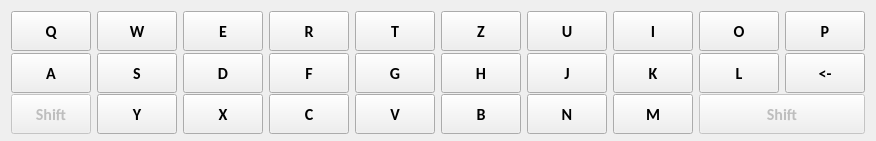
   <widget class="QWidget" name="gridLayoutWidget_2">
    <property name="geometry">
     <rect>
      <x>280</x>
      <y>410</y>
      <width>511</width>
      <height>141</height>
     </rect>
    </property>
    <property name="minimumSize">
     <size>
      <width>0</width>
      <height>40</height>
     </size>
    </property>
    <property name="font">
     <font>
      <weight>75</weight>
      <bold>true</bold>
     </font>
    </property>
    <property name="cursor">
     <cursorShape>ArrowCursor</cursorShape>
    </property>
    <layout class="QGridLayout" name="gridLayout">
     <item row="3" column="7">
      <widget class="QPushButton" name="pushButton_m">
       <property name="minimumSize">
        <size>
         <width>0</width>
         <height>40</height>
        </size>
       </property>
       <property name="font">
        <font>
         <family>Calibri</family>
         <pointsize>12</pointsize>
         <weight>75</weight>
         <bold>true</bold>
        </font>
       </property>
       <property name="cursor">
        <cursorShape>PointingHandCursor</cursorShape>
       </property>
       <property name="text">
        <string>M</string>
       </property>
      </widget>
     </item>
     <item row="3" column="0">
      <widget class="QPushButton" name="pushButton_shift">
       <property name="enabled">
        <bool>false</bool>
       </property>
       <property name="minimumSize">
        <size>
         <width>0</width>
         <height>40</height>
        </size>
       </property>
       <property name="font">
        <font>
         <family>Calibri</family>
         <pointsize>12</pointsize>
         <weight>75</weight>
         <bold>true</bold>
        </font>
       </property>
       <property name="cursor">
        <cursorShape>PointingHandCursor</cursorShape>
       </property>
       <property name="text">
        <string>Shift</string>
       </property>
      </widget>
     </item>
     <item row="2" column="8">
      <widget class="QPushButton" name="pushButton_l">
       <property name="minimumSize">
        <size>
         <width>0</width>
         <height>40</height>
        </size>
       </property>
       <property name="font">
        <font>
         <family>Calibri</family>
         <pointsize>12</pointsize>
         <weight>75</weight>
         <bold>true</bold>
        </font>
       </property>
       <property name="cursor">
        <cursorShape>PointingHandCursor</cursorShape>
       </property>
       <property name="text">
        <string>L</string>
       </property>
      </widget>
     </item>
     <item row="1" column="7">
      <widget class="QPushButton" name="pushButton_i">
       <property name="minimumSize">
        <size>
         <width>0</width>
         <height>40</height>
        </size>
       </property>
       <property name="font">
        <font>
         <family>Calibri</family>
         <pointsize>12</pointsize>
         <weight>75</weight>
         <bold>true</bold>
        </font>
       </property>
       <property name="cursor">
        <cursorShape>PointingHandCursor</cursorShape>
       </property>
       <property name="text">
        <string>I</string>
       </property>
      </widget>
     </item>
     <item row="1" column="0">
      <widget class="QPushButton" name="pushButton_q">
       <property name="sizePolicy">
        <sizepolicy hsizetype="Fixed" vsizetype="Fixed">
         <horstretch>0</horstretch>
         <verstretch>0</verstretch>
        </sizepolicy>
       </property>
       <property name="minimumSize">
        <size>
         <width>0</width>
         <height>40</height>
        </size>
       </property>
       <property name="font">
        <font>
         <family>Calibri</family>
         <pointsize>12</pointsize>
         <weight>75</weight>
         <bold>true</bold>
        </font>
       </property>
       <property name="cursor">
        <cursorShape>PointingHandCursor</cursorShape>
       </property>
       <property name="text">
        <string>Q</string>
       </property>
      </widget>
     </item>
     <item row="1" column="4">
      <widget class="QPushButton" name="pushButton_t">
       <property name="minimumSize">
        <size>
         <width>0</width>
         <height>40</height>
        </size>
       </property>
       <property name="font">
        <font>
         <family>Calibri</family>
         <pointsize>12</pointsize>
         <weight>75</weight>
         <bold>true</bold>
        </font>
       </property>
       <property name="cursor">
        <cursorShape>PointingHandCursor</cursorShape>
       </property>
       <property name="text">
        <string>T</string>
       </property>
      </widget>
     </item>
     <item row="1" column="3">
      <widget class="QPushButton" name="pushButton_r">
       <property name="minimumSize">
        <size>
         <width>0</width>
         <height>40</height>
        </size>
       </property>
       <property name="font">
        <font>
         <family>Calibri</family>
         <pointsize>12</pointsize>
         <weight>75</weight>
         <bold>true</bold>
        </font>
       </property>
       <property name="cursor">
        <cursorShape>PointingHandCursor</cursorShape>
       </property>
       <property name="text">
        <string>R</string>
       </property>
      </widget>
     </item>
     <item row="1" column="6">
      <widget class="QPushButton" name="pushButton_u">
       <property name="minimumSize">
        <size>
         <width>0</width>
         <height>40</height>
        </size>
       </property>
       <property name="font">
        <font>
         <family>Calibri</family>
         <pointsize>12</pointsize>
         <weight>75</weight>
         <bold>true</bold>
        </font>
       </property>
       <property name="cursor">
        <cursorShape>PointingHandCursor</cursorShape>
       </property>
       <property name="text">
        <string>U</string>
       </property>
      </widget>
     </item>
     <item row="2" column="2">
      <widget class="QPushButton" name="pushButton_d">
       <property name="minimumSize">
        <size>
         <width>0</width>
         <height>40</height>
        </size>
       </property>
       <property name="font">
        <font>
         <family>Calibri</family>
         <pointsize>12</pointsize>
         <weight>75</weight>
         <bold>true</bold>
        </font>
       </property>
       <property name="cursor">
        <cursorShape>PointingHandCursor</cursorShape>
       </property>
       <property name="text">
        <string>D</string>
       </property>
      </widget>
     </item>
     <item row="1" column="8">
      <widget class="QPushButton" name="pushButton_o">
       <property name="minimumSize">
        <size>
         <width>0</width>
         <height>40</height>
        </size>
       </property>
       <property name="font">
        <font>
         <family>Calibri</family>
         <pointsize>12</pointsize>
         <weight>75</weight>
         <bold>true</bold>
        </font>
       </property>
       <property name="cursor">
        <cursorShape>PointingHandCursor</cursorShape>
       </property>
       <property name="text">
        <string>O</string>
       </property>
      </widget>
     </item>
     <item row="2" column="4">
      <widget class="QPushButton" name="pushButton_g">
       <property name="minimumSize">
        <size>
         <width>0</width>
         <height>40</height>
        </size>
       </property>
       <property name="font">
        <font>
         <family>Calibri</family>
         <pointsize>12</pointsize>
         <weight>75</weight>
         <bold>true</bold>
        </font>
       </property>
       <property name="cursor">
        <cursorShape>PointingHandCursor</cursorShape>
       </property>
       <property name="text">
        <string>G</string>
       </property>
      </widget>
     </item>
     <item row="1" column="2">
      <widget class="QPushButton" name="pushButton_e">
       <property name="minimumSize">
        <size>
         <width>0</width>
         <height>40</height>
        </size>
       </property>
       <property name="font">
        <font>
         <family>Calibri</family>
         <pointsize>12</pointsize>
         <weight>75</weight>
         <bold>true</bold>
        </font>
       </property>
       <property name="cursor">
        <cursorShape>PointingHandCursor</cursorShape>
       </property>
       <property name="text">
        <string>E</string>
       </property>
      </widget>
     </item>
     <item row="2" column="5">
      <widget class="QPushButton" name="pushButton_h">
       <property name="minimumSize">
        <size>
         <width>0</width>
         <height>40</height>
        </size>
       </property>
       <property name="font">
        <font>
         <family>Calibri</family>
         <pointsize>12</pointsize>
         <weight>75</weight>
         <bold>true</bold>
        </font>
       </property>
       <property name="cursor">
        <cursorShape>PointingHandCursor</cursorShape>
       </property>
       <property name="text">
        <string>H</string>
       </property>
      </widget>
     </item>
     <item row="1" column="5">
      <widget class="QPushButton" name="pushButton_z">
       <property name="minimumSize">
        <size>
         <width>0</width>
         <height>40</height>
        </size>
       </property>
       <property name="font">
        <font>
         <family>Calibri</family>
         <pointsize>12</pointsize>
         <weight>75</weight>
         <bold>true</bold>
        </font>
       </property>
       <property name="cursor">
        <cursorShape>PointingHandCursor</cursorShape>
       </property>
       <property name="text">
        <string>Z</string>
       </property>
      </widget>
     </item>
     <item row="2" column="7">
      <widget class="QPushButton" name="pushButton_k">
       <property name="minimumSize">
        <size>
         <width>0</width>
         <height>40</height>
        </size>
       </property>
       <property name="font">
        <font>
         <family>Calibri</family>
         <pointsize>12</pointsize>
         <weight>75</weight>
         <bold>true</bold>
        </font>
       </property>
       <property name="cursor">
        <cursorShape>PointingHandCursor</cursorShape>
       </property>
       <property name="text">
        <string>K</string>
       </property>
      </widget>
     </item>
     <item row="1" column="1">
      <widget class="QPushButton" name="pushButton_w">
       <property name="minimumSize">
        <size>
         <width>0</width>
         <height>40</height>
        </size>
       </property>
       <property name="font">
        <font>
         <family>Calibri</family>
         <pointsize>12</pointsize>
         <weight>75</weight>
         <bold>true</bold>
        </font>
       </property>
       <property name="cursor">
        <cursorShape>PointingHandCursor</cursorShape>
       </property>
       <property name="text">
        <string>W</string>
       </property>
      </widget>
     </item>
     <item row="2" column="1">
      <widget class="QPushButton" name="pushButton_s">
       <property name="minimumSize">
        <size>
         <width>0</width>
         <height>40</height>
        </size>
       </property>
       <property name="font">
        <font>
         <family>Calibri</family>
         <pointsize>12</pointsize>
         <weight>75</weight>
         <bold>true</bold>
        </font>
       </property>
       <property name="cursor">
        <cursorShape>PointingHandCursor</cursorShape>
       </property>
       <property name="text">
        <string>S</string>
       </property>
      </widget>
     </item>
     <item row="1" column="9">
      <widget class="QPushButton" name="pushButton_p">
       <property name="minimumSize">
        <size>
         <width>0</width>
         <height>40</height>
        </size>
       </property>
       <property name="font">
        <font>
         <family>Calibri</family>
         <pointsize>12</pointsize>
         <weight>75</weight>
         <bold>true</bold>
        </font>
       </property>
       <property name="cursor">
        <cursorShape>PointingHandCursor</cursorShape>
       </property>
       <property name="autoFillBackground">
        <bool>false</bool>
       </property>
       <property name="styleSheet">
        <string notr="true"/>
       </property>
       <property name="text">
        <string>P</string>
       </property>
      </widget>
     </item>
     <item row="2" column="0">
      <widget class="QPushButton" name="pushButton_a">
       <property name="minimumSize">
        <size>
         <width>0</width>
         <height>40</height>
        </size>
       </property>
       <property name="font">
        <font>
         <family>Calibri</family>
         <pointsize>12</pointsize>
         <weight>75</weight>
         <bold>true</bold>
        </font>
       </property>
       <property name="cursor">
        <cursorShape>PointingHandCursor</cursorShape>
       </property>
       <property name="text">
        <string>A</string>
       </property>
      </widget>
     </item>
     <item row="2" column="9">
      <widget class="QPushButton" name="pushButton_backspace">
       <property name="minimumSize">
        <size>
         <width>0</width>
         <height>40</height>
        </size>
       </property>
       <property name="font">
        <font>
         <family>Calibri</family>
         <pointsize>12</pointsize>
         <weight>75</weight>
         <bold>true</bold>
        </font>
       </property>
       <property name="cursor">
        <cursorShape>PointingHandCursor</cursorShape>
       </property>
       <property name="text">
        <string>&lt;-</string>
       </property>
      </widget>
     </item>
     <item row="2" column="6">
      <widget class="QPushButton" name="pushButton_j">
       <property name="minimumSize">
        <size>
         <width>0</width>
         <height>40</height>
        </size>
       </property>
       <property name="font">
        <font>
         <family>Calibri</family>
         <pointsize>12</pointsize>
         <weight>75</weight>
         <bold>true</bold>
        </font>
       </property>
       <property name="cursor">
        <cursorShape>PointingHandCursor</cursorShape>
       </property>
       <property name="text">
        <string>J</string>
       </property>
      </widget>
     </item>
     <item row="2" column="3">
      <widget class="QPushButton" name="pushButton_f">
       <property name="minimumSize">
        <size>
         <width>0</width>
         <height>40</height>
        </size>
       </property>
       <property name="font">
        <font>
         <family>Calibri</family>
         <pointsize>12</pointsize>
         <weight>75</weight>
         <bold>true</bold>
        </font>
       </property>
       <property name="cursor">
        <cursorShape>PointingHandCursor</cursorShape>
       </property>
       <property name="text">
        <string>F</string>
       </property>
      </widget>
     </item>
     <item row="3" column="6">
      <widget class="QPushButton" name="pushButton_n">
       <property name="minimumSize">
        <size>
         <width>0</width>
         <height>40</height>
        </size>
       </property>
       <property name="font">
        <font>
         <family>Calibri</family>
         <pointsize>12</pointsize>
         <weight>75</weight>
         <bold>true</bold>
        </font>
       </property>
       <property name="cursor">
        <cursorShape>PointingHandCursor</cursorShape>
       </property>
       <property name="text">
        <string>N</string>
       </property>
      </widget>
     </item>
     <item row="3" column="8" colspan="2">
      <widget class="QPushButton" name="pushButton_shift_2">
       <property name="enabled">
        <bool>false</bool>
       </property>
       <property name="minimumSize">
        <size>
         <width>0</width>
         <height>40</height>
        </size>
       </property>
       <property name="font">
        <font>
         <family>Calibri</family>
         <pointsize>12</pointsize>
         <weight>75</weight>
         <bold>true</bold>
        </font>
       </property>
       <property name="cursor">
        <cursorShape>PointingHandCursor</cursorShape>
       </property>
       <property name="text">
        <string>Shift</string>
       </property>
      </widget>
     </item>
     <item row="3" column="5">
      <widget class="QPushButton" name="pushButton_b">
       <property name="minimumSize">
        <size>
         <width>0</width>
         <height>40</height>
        </size>
       </property>
       <property name="font">
        <font>
         <family>Calibri</family>
         <pointsize>12</pointsize>
         <weight>75</weight>
         <bold>true</bold>
        </font>
       </property>
       <property name="cursor">
        <cursorShape>PointingHandCursor</cursorShape>
       </property>
       <property name="text">
        <string>B</string>
       </property>
      </widget>
     </item>
     <item row="3" column="1">
      <widget class="QPushButton" name="pushButton_y">
       <property name="minimumSize">
        <size>
         <width>0</width>
         <height>40</height>
        </size>
       </property>
       <property name="font">
        <font>
         <family>Calibri</family>
         <pointsize>12</pointsize>
         <weight>75</weight>
         <bold>true</bold>
        </font>
       </property>
       <property name="cursor">
        <cursorShape>PointingHandCursor</cursorShape>
       </property>
       <property name="text">
        <string>Y</string>
       </property>
      </widget>
     </item>
     <item row="3" column="2">
      <widget class="QPushButton" name="pushButton_x">
       <property name="minimumSize">
        <size>
         <width>0</width>
         <height>40</height>
        </size>
       </property>
       <property name="font">
        <font>
         <family>Calibri</family>
         <pointsize>12</pointsize>
         <weight>75</weight>
         <bold>true</bold>
        </font>
       </property>
       <property name="cursor">
        <cursorShape>PointingHandCursor</cursorShape>
       </property>
       <property name="text">
        <string>X</string>
       </property>
      </widget>
     </item>
     <item row="3" column="3">
      <widget class="QPushButton" name="pushButton_c">
       <property name="minimumSize">
        <size>
         <width>0</width>
         <height>40</height>
        </size>
       </property>
       <property name="font">
        <font>
         <family>Calibri</family>
         <pointsize>12</pointsize>
         <weight>75</weight>
         <bold>true</bold>
        </font>
       </property>
       <property name="cursor">
        <cursorShape>PointingHandCursor</cursorShape>
       </property>
       <property name="text">
        <string>C</string>
       </property>
      </widget>
     </item>
     <item row="3" column="4">
      <widget class="QPushButton" name="pushButton_v">
       <property name="minimumSize">
        <size>
         <width>0</width>
         <height>40</height>
        </size>
       </property>
       <property name="font">
        <font>
         <family>Calibri</family>
         <pointsize>12</pointsize>
         <weight>75</weight>
         <bold>true</bold>
        </font>
       </property>
       <property name="cursor">
        <cursorShape>PointingHandCursor</cursorShape>
       </property>
       <property name="text">
        <string>V</string>
       </property>
      </widget>
     </item>
    </layout>
   </widget>
